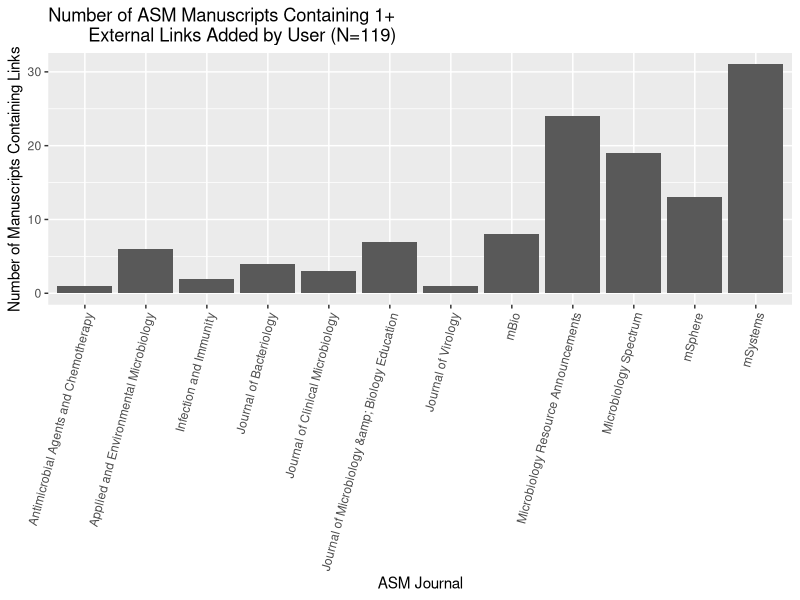
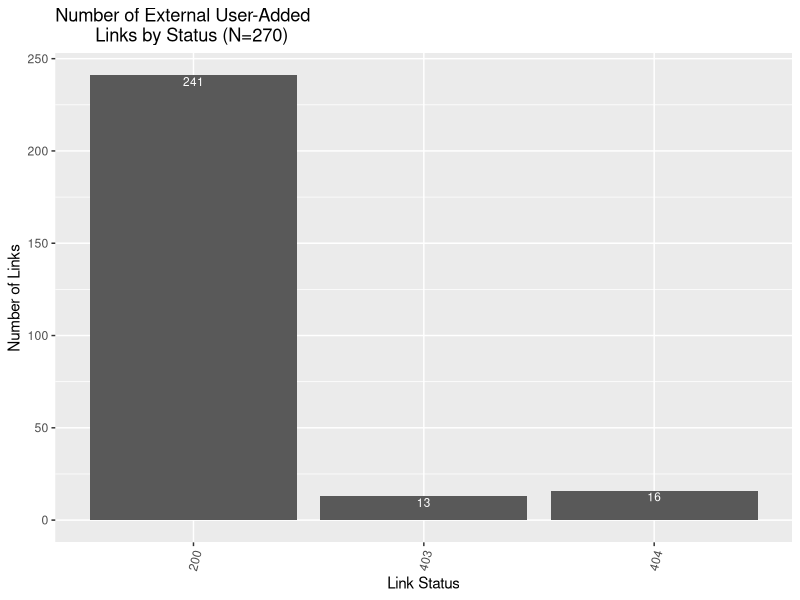
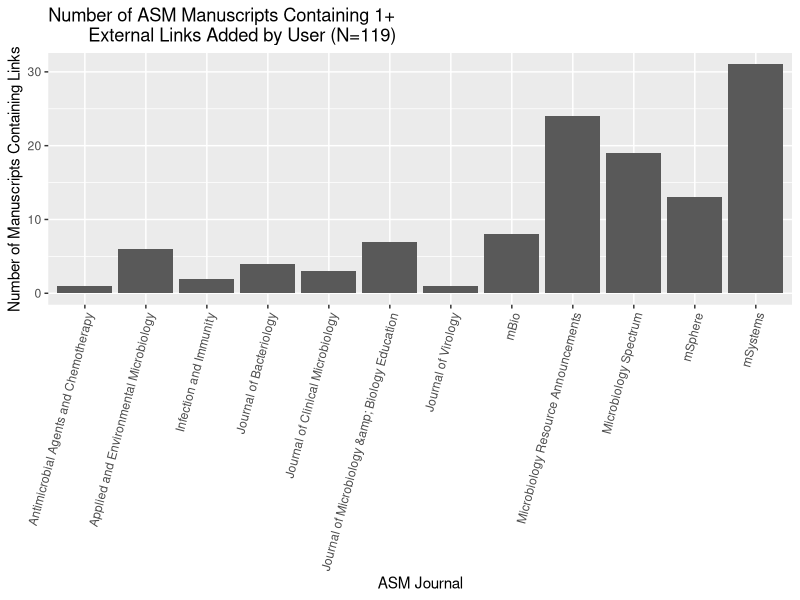
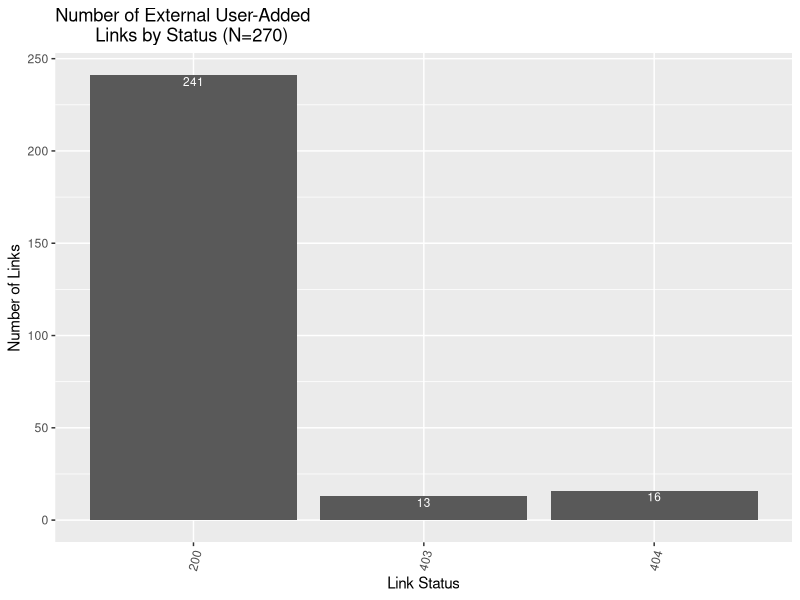

Source code (R) for these figures, in order:
#linkrot figure generator 
#
#
#library statements
library(tidyverse)

#load needed files
groundtruth <- read_csv("Data/groundtruth.csv")
groundtruth_links <- read_csv("Data/groundtruth_links.csv")
groundtruth_linkcount <- read_csv("Data/groundtruth_linkcount.csv")

#group articles by the journal they were found in
journal_tally <- groundtruth_linkcount %>% group_by(container.title) %>% tally()

#plot number of articles containing links by which journal they were in 
LinksByJournal <- 
  ggplot(
    data = groundtruth_linkcount, 
    mapping = aes(x = container.title)
    ) + 
    geom_bar(stat = "count") +
    theme(axis.text.x = element_text(angle = 75, vjust = 1, hjust=1)) +
    labs( y = "Number of Manuscripts Containing Links", 
          x = "ASM Journal",
        title = "Number of ASM Manuscripts Containing 1+ 
        External Links Added by User (N=119)") 
LinksByJournal

ggsave(LinksByJournal, filename = "Figures/LinksByJournal.png")

#group links by link_status
status_tally <- groundtruth_links %>% group_by(link_status) %>% tally()

#plot number of links with each status
LinksByStatus <- 
  ggplot(
    data = groundtruth_links, 
    mapping = aes(x = factor(link_status)) ) + 
  geom_bar() +
  geom_text(stat = "count", aes(label = after_stat(count)), vjust = 1.2, color = "white", size = 3) +
  theme(axis.text.x = element_text(angle = 75, vjust = 1, hjust=1)) +
  labs( y = "Number of Links", 
        x = "Link Status",
        title = "Number of External User-Added  
        Links by Status (N=270)") 
LinksByStatus

ggsave(LinksByStatus, filename = "Figures/LinksByStatus.png")
